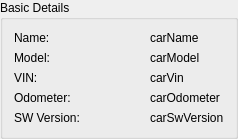
              <widget class="QGroupBox" name="groupBox">
               <property name="sizePolicy">
                <sizepolicy hsizetype="Preferred" vsizetype="Minimum">
                 <horstretch>0</horstretch>
                 <verstretch>0</verstretch>
                </sizepolicy>
               </property>
               <property name="title">
                <string>Basic Details</string>
               </property>
               <layout class="QFormLayout" name="formLayout_5">
                <item row="0" column="0">
                 <widget class="QLabel" name="label">
                  <property name="minimumSize">
                   <size>
                    <width>130</width>
                    <height>0</height>
                   </size>
                  </property>
                  <property name="text">
                   <string>Name:</string>
                  </property>
                 </widget>
                </item>
                <item row="0" column="1">
                 <widget class="QLabel" name="carName">
                  <property name="text">
                   <string>carName</string>
                  </property>
                  <property name="jsonAttribute" stdset="0">
                   <string notr="true">display_name</string>
                  </property>
                  <property name="valueAdapter" stdset="0">
                   <string notr="true">qt_json_attribute</string>
                  </property>
                 </widget>
                </item>
                <item row="1" column="0">
                 <widget class="QLabel" name="label_2">
                  <property name="minimumSize">
                   <size>
                    <width>130</width>
                    <height>0</height>
                   </size>
                  </property>
                  <property name="text">
                   <string>Model:</string>
                  </property>
                 </widget>
                </item>
                <item row="1" column="1">
                 <widget class="QLabel" name="carModel">
                  <property name="text">
                   <string>carModel</string>
                  </property>
                  <property name="jsonAttribute" stdset="0">
                   <string notr="true">vehicle_config.car_type</string>
                  </property>
                  <property name="valueAdapter" stdset="0">
                   <string notr="true">qt_json_attribute</string>
                  </property>
                 </widget>
                </item>
                <item row="2" column="0">
                 <widget class="QLabel" name="label_3">
                  <property name="minimumSize">
                   <size>
                    <width>130</width>
                    <height>0</height>
                   </size>
                  </property>
                  <property name="text">
                   <string>VIN:</string>
                  </property>
                 </widget>
                </item>
                <item row="2" column="1">
                 <widget class="QLabel" name="carVin">
                  <property name="text">
                   <string>carVin</string>
                  </property>
                  <property name="jsonAttribute" stdset="0">
                   <string notr="true">vin</string>
                  </property>
                  <property name="valueAdapter" stdset="0">
                   <string notr="true">qt_json_attribute</string>
                  </property>
                 </widget>
                </item>
                <item row="4" column="0">
                 <widget class="QLabel" name="label_4">
                  <property name="minimumSize">
                   <size>
                    <width>130</width>
                    <height>0</height>
                   </size>
                  </property>
                  <property name="text">
                   <string>SW Version:</string>
                  </property>
                 </widget>
                </item>
                <item row="4" column="1">
                 <widget class="QLabel" name="carSwVersion">
                  <property name="text">
                   <string>carSwVersion</string>
                  </property>
                  <property name="jsonAttribute" stdset="0">
                   <string notr="true">vehicle_state.car_version</string>
                  </property>
                  <property name="valueAdapter" stdset="0">
                   <string notr="true">qt_json_attribute</string>
                  </property>
                 </widget>
                </item>
                <item row="3" column="0">
                 <widget class="QLabel" name="label_20">
                  <property name="minimumSize">
                   <size>
                    <width>130</width>
                    <height>0</height>
                   </size>
                  </property>
                  <property name="text">
                   <string>Odometer:</string>
                  </property>
                 </widget>
                </item>
                <item row="3" column="1">
                 <widget class="QLabel" name="carOdometer">
                  <property name="text">
                   <string>carOdometer</string>
                  </property>
                  <property name="jsonAttribute" stdset="0">
                   <string notr="true">vehicle_state.odometer</string>
                  </property>
                  <property name="valueAdapter" stdset="0">
                   <string notr="true">qt_json_attribute</string>
                  </property>
                  <property name="units" stdset="0">
                   <string notr="true">distance_units</string>
                  </property>
                  <property name="conversion" stdset="0">
                   <string notr="true">distance_conversion</string>
                  </property>
                  <property name="round" stdset="0">
                   <number>2</number>
                  </property>
                 </widget>
                </item>
               </layout>
              </widget>
